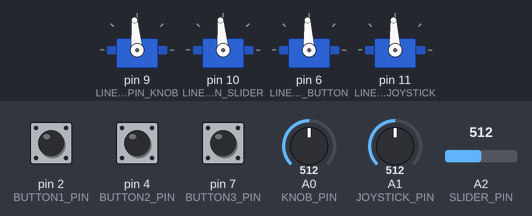
The sketch below on a simulated Arduino Uno, built with avr-gcc and run on an emulated ATmega328P. On the bench: 4 × servo. The test bench sets the inputs (shaded band); at power-on: A1 (JOYSTICK_PIN) = 512, A0 (KNOB_PIN) = 512, A2 (SLIDER_PIN) = 512, pin 2 (BUTTON1_PIN) LOW, pin 7 (BUTTON3_PIN) LOW, pin 4 (BUTTON2_PIN) LOW.

Above: at 1.2 s.
1.3 s: A1 (JOYSTICK_PIN) set to 492
2.8 s: A1 (JOYSTICK_PIN) set to 473
At 4.27 s:
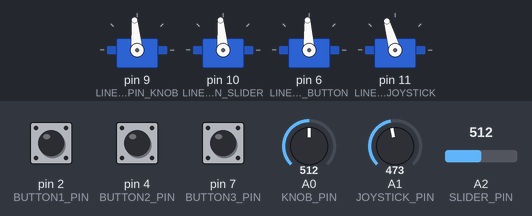
5.8 s: A0 (KNOB_PIN) set to 716
At 8.6 s:
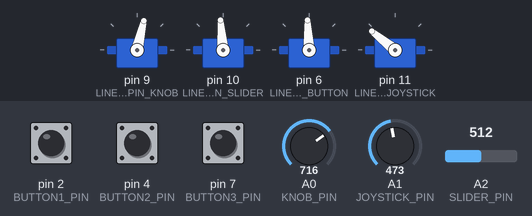
8.8 s: A2 (SLIDER_PIN) set to 716
At 9.5 s:
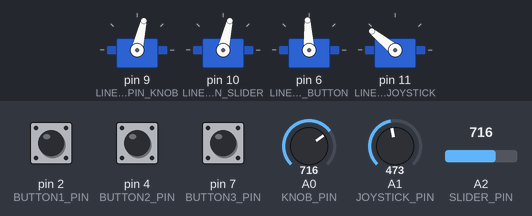
10.3 s: pin 2 (BUTTON1_PIN) pulled HIGH for 0.15 s
At 10.9 s:
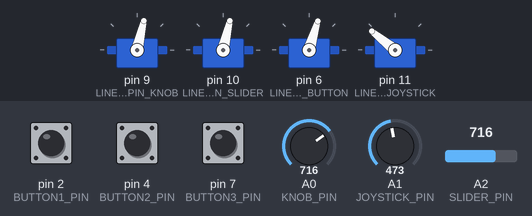
11.9 s: pin 7 (BUTTON3_PIN) pulled HIGH for 0.15 s
At 12.2 s:
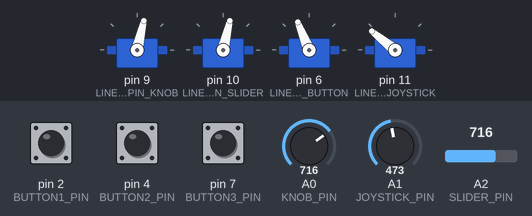
Timing chart, 0 to 14.5 s (numbered marks = the images above; inputs shaded):
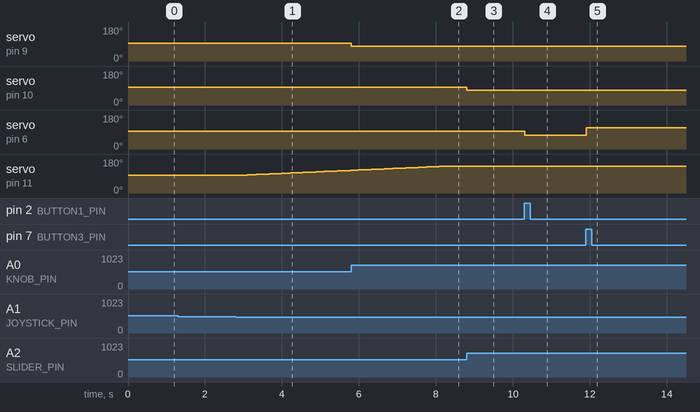

Measured:
- the behaviour switches between 482 and 481 on A1 (JOYSTICK_PIN) (found by bisection; images 0 and 1)
- after the input at 1.3 s, every drawn part: stays the same
- after the input at 2.8 s, servo on pin 11 (LINEARPIN_JOYSTICK): moves from 93° to 120° over 2.9 s, starting after 0.09 s
- after the input at 5.8 s, servo on pin 9 (LINEARPIN_KNOB): 95° → 77° at once
- after the input at 8.8 s, servo on pin 10 (LINEARPIN_SLIDER): 95° → 77° at once
- after the input at 10.3 s, servo on pin 6 (LINEARPIN_BUTTON): 93° → 73° at once
- after the input at 11.9 s, servo on pin 6 (LINEARPIN_BUTTON): 73° → 112° at once

The sketch:

linearActuatorExpDemo.ino
```cpp
/***********************************************************************************
 *           RobotGeek Linear Actuator Experimenter's Kit Demo
 *        ________
 *       |        \---------\___________________________
 *     __|                  |                          ||--------------------|__
 *    (o |  FIRGELLI        |                        o ||____________________| o)
 *       |__________________/--------------------------||
 *
 *
 *  The following sketch will allow you to control a Firgelli Linear actuator using
 *  the RobotGeek Slider, RobotGeek Knob, RobotGeek Joystick, and RobotGeek Pushbuttons
 *
 *  http://www.robotgeek.com/robotgeek-experimenters-kit-linear-actuator
 *
 *
 *  Wiring
 *    Linear Actuator - Digital Pin 6, 9, 10, and/or 11
 *
 *    Knob            - Analog Pin 0
 *    Joystick        - Analog Pin 1
 *    Slider          - Analog Pin 2
 *
 *    Pushbutton      - Digital Pin 2
 *    Pushbutton      - Digital Pin 4
 *    Pushbutton      - Digital Pin 7
 *
 *    Jumpers for pins 3/5/6 and 9/10/11 should be set to 'VIN'
 *
 *
 *  Control Behavior:
 *    Moving the slider or knob will move the linear actuator keeping absolute position.
 *    Moving the joystick will move the linear actuator incrementally.
 *    Pressing one of the buttons will move the linear actuator to a predetermined position.
 *
 ***********************************************************************************/


//Includes
#include <Servo.h> //Servo Library can be used for Firgelli Mini Linear Actuators

//Linear Actuator Pins
const int LINEARPIN_BUTTON = 6;        //Linear Actuator on Digital Pin 6
const int LINEARPIN_KNOB = 9;          //Linear Actuator on Digital Pin 9
const int LINEARPIN_SLIDER = 10;       //Linear Actuator on Digital Pin 10
const int LINEARPIN_JOYSTICK = 11;     //Linear Actuator on Digital Pin 11

//Analog Input Pins
const int KNOB_PIN = 0;       //Knob on Analog Pin 0
const int JOYSTICK_PIN = 1;   //Joystick (vertical) on Analog Pin 1
const int SLIDER_PIN = 2;     //Slider on Analog Pin 2

//Digital Input Pins
const int BUTTON1_PIN = 2;     //Button 1 on Digital Pin 2
const int BUTTON2_PIN = 4;     //Button 2 on Digital Pin 4
const int BUTTON3_PIN = 7;     //Button 3 on Digital Pin 7

//Generic deadband limits - not all joystics will center at 512, so these limits remove 'drift' from joysticks that are off-center.
const int DEADBAND_LOW = 482;   //decrease this value if drift occurs, increase it to increase sensitivity around the center position
const int DEADBAND_HIGH = 542;  //increase this value if drift occurs, decrease it to increase sensitivity around the center position

//Max/min pulse values in microseconds for the linear actuators
const int LINEAR_MIN = 1050;
const int LINEAR_MAX = 2000;

// variables will change:
int button1State = 0;         // variable for reading the pushbutton status
int button2State = 0;         // variable for reading the pushbutton status
int button3State = 0;         // variable for reading the pushbutton status

Servo linearKnob, linearSlider, linearButton, linearJoystick;  // create servo objects to control the linear actuators
int knobValue, sliderValue, joystickValue;                     //variables to hold the last reading from the analog pins. The value will be between 0 and 1023
int valueMapped;                                               // the joystick values will be changed (or 'mapped') to new values to be sent to the linear actuator.

//variables for current positional value being sent to the linear actuator.
int linearValue_Knob = 1500;
int linearValue_Slider = 1500;
int linearValue_Button = 1500;
int linearValue_Joystick = 1500;

int speed = 2;


void setup()
{
  //initialize linear actuators as servo objects
  linearKnob.attach(LINEARPIN_KNOB);      // attaches/activates the linear actuator as a servo object
  linearSlider.attach(LINEARPIN_SLIDER);  // attaches/activates the linear actuator as a servo object
  linearButton.attach(LINEARPIN_BUTTON);  // attaches/activates the linear actuator as a servo object
  linearJoystick.attach(LINEARPIN_JOYSTICK);  // attaches/activates the linear actuator as a servo object

  //Analog pins do not need to be initialized

  //use the writeMicroseconds to set the linear actuators to their default positions
  linearKnob.writeMicroseconds(linearValue_Knob);
  linearSlider.writeMicroseconds(linearValue_Slider);
  linearButton.writeMicroseconds(linearValue_Button);
  linearJoystick.writeMicroseconds(linearValue_Joystick);
}

void loop()
{
//Preset Positions for Button Control
  // if the pushbutton is pressed set the linear value
  button1State = digitalRead(BUTTON1_PIN);
  if (button1State == HIGH) {
    // set the position value
    linearValue_Button = 1300;
  }

  button2State = digitalRead(BUTTON2_PIN);
  if (button2State == HIGH) {
    // set the position value
    linearValue_Button = 1500;
  }

  button3State = digitalRead(BUTTON3_PIN);
  if (button3State == HIGH) {
    // set the position value
    linearValue_Button = 1700;
  }

//Analog Direct Control
  //read the values from the analog sensors
  knobValue = analogRead(KNOB_PIN);
  sliderValue = analogRead(SLIDER_PIN);

  linearValue_Knob = map(knobValue, 0, 1023, LINEAR_MAX, LINEAR_MIN); //Map analog value from the sensor to the linear actuator
  linearValue_Slider = map(sliderValue, 0, 1023, LINEAR_MAX, LINEAR_MIN); //Map analog value from the sensor to the linear actuator

//Incremental Joystick Control
  joystickValue = analogRead(JOYSTICK_PIN); //read the values from the joystick

  //only update if the joystick is outside the deadzone (i.e. moved oustide the center position)
   if(joystickValue > DEADBAND_HIGH || joystickValue < DEADBAND_LOW)
   {
     valueMapped = map(joystickValue, 0, 1023, speed, -speed); //Map analog value from native joystick value (0 to 1023) to incremental change (speed to -speed).
     linearValue_Joystick = linearValue_Joystick + valueMapped; //add mapped joystick value to present Value

     linearValue_Joystick = constrain(linearValue_Joystick, LINEAR_MIN, LINEAR_MAX);  //
   }

//Use the writeMicroseconds to set the linear actuator to its new position
  linearKnob.writeMicroseconds(linearValue_Knob);
  linearSlider.writeMicroseconds(linearValue_Slider);
  linearButton.writeMicroseconds(linearValue_Button);
  linearJoystick.writeMicroseconds(linearValue_Joystick);
  delay(10);
}
```
